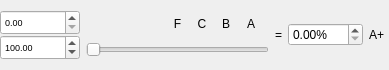
<?xml version="1.0" encoding="UTF-8"?>
<ui version="4.0">
 <class>Form</class>
 <widget class="QWidget" name="Form">
  <property name="geometry">
   <rect>
    <x>0</x>
    <y>0</y>
    <width>389</width>
    <height>70</height>
   </rect>
  </property>
  <property name="minimumSize">
   <size>
    <width>0</width>
    <height>70</height>
   </size>
  </property>
  <property name="maximumSize">
   <size>
    <width>16777215</width>
    <height>70</height>
   </size>
  </property>
  <property name="windowTitle">
   <string>Form</string>
  </property>
  <layout class="QHBoxLayout" name="horizontalLayout">
   <property name="spacing">
    <number>6</number>
   </property>
   <property name="leftMargin">
    <number>0</number>
   </property>
   <property name="topMargin">
    <number>0</number>
   </property>
   <property name="rightMargin">
    <number>0</number>
   </property>
   <property name="bottomMargin">
    <number>0</number>
   </property>
   <item>
    <layout class="QVBoxLayout" name="verticalLayout">
     <property name="spacing">
      <number>0</number>
     </property>
     <item>
      <spacer name="verticalSpacer">
       <property name="orientation">
        <enum>Qt::Vertical</enum>
       </property>
       <property name="sizeHint" stdset="0">
        <size>
         <width>20</width>
         <height>40</height>
        </size>
       </property>
      </spacer>
     </item>
     <item>
      <widget class="QDoubleSpinBox" name="doubleSpinBox_score">
       <property name="minimumSize">
        <size>
         <width>80</width>
         <height>25</height>
        </size>
       </property>
       <property name="maximumSize">
        <size>
         <width>80</width>
         <height>25</height>
        </size>
       </property>
       <property name="font">
        <font>
         <pointsize>7</pointsize>
        </font>
       </property>
       <property name="buttonSymbols">
        <enum>QAbstractSpinBox::UpDownArrows</enum>
       </property>
       <property name="accelerated">
        <bool>true</bool>
       </property>
       <property name="showGroupSeparator" stdset="0">
        <bool>false</bool>
       </property>
       <property name="maximum">
        <double>9999999.000000000000000</double>
       </property>
      </widget>
     </item>
     <item>
      <widget class="QDoubleSpinBox" name="doubleSpinBox_worth">
       <property name="minimumSize">
        <size>
         <width>80</width>
         <height>25</height>
        </size>
       </property>
       <property name="maximumSize">
        <size>
         <width>80</width>
         <height>25</height>
        </size>
       </property>
       <property name="font">
        <font>
         <pointsize>7</pointsize>
        </font>
       </property>
       <property name="accelerated">
        <bool>true</bool>
       </property>
       <property name="maximum">
        <double>999999999.000000000000000</double>
       </property>
       <property name="value">
        <double>100.000000000000000</double>
       </property>
      </widget>
     </item>
     <item>
      <spacer name="verticalSpacer_2">
       <property name="orientation">
        <enum>Qt::Vertical</enum>
       </property>
       <property name="sizeHint" stdset="0">
        <size>
         <width>20</width>
         <height>40</height>
        </size>
       </property>
      </spacer>
     </item>
    </layout>
   </item>
   <item>
    <layout class="QVBoxLayout" name="verticalLayout_2">
     <property name="spacing">
      <number>0</number>
     </property>
     <item>
      <layout class="QGridLayout" name="gridLayout">
       <item row="0" column="2">
        <widget class="QLabel" name="label_14">
         <property name="text">
          <string/>
         </property>
        </widget>
       </item>
       <item row="0" column="1">
        <widget class="QLabel" name="label_15">
         <property name="text">
          <string/>
         </property>
        </widget>
       </item>
       <item row="0" column="4">
        <widget class="QLabel" name="label_12">
         <property name="text">
          <string/>
         </property>
        </widget>
       </item>
       <item row="0" column="0">
        <widget class="QLabel" name="label_16">
         <property name="text">
          <string/>
         </property>
        </widget>
       </item>
       <item row="0" column="3">
        <widget class="QLabel" name="label_13">
         <property name="text">
          <string/>
         </property>
        </widget>
       </item>
       <item row="0" column="8">
        <widget class="QLabel" name="label_6">
         <property name="maximumSize">
          <size>
           <width>16777215</width>
           <height>20</height>
          </size>
         </property>
         <property name="text">
          <string/>
         </property>
         <property name="alignment">
          <set>Qt::AlignBottom|Qt::AlignHCenter</set>
         </property>
        </widget>
       </item>
       <item row="0" column="14">
        <widget class="QLabel" name="label">
         <property name="maximumSize">
          <size>
           <width>16777215</width>
           <height>20</height>
          </size>
         </property>
         <property name="text">
          <string/>
         </property>
         <property name="alignment">
          <set>Qt::AlignBottom|Qt::AlignHCenter</set>
         </property>
        </widget>
       </item>
       <item row="0" column="10">
        <widget class="QLabel" name="label_10">
         <property name="maximumSize">
          <size>
           <width>16777215</width>
           <height>20</height>
          </size>
         </property>
         <property name="text">
          <string/>
         </property>
         <property name="alignment">
          <set>Qt::AlignBottom|Qt::AlignHCenter</set>
         </property>
        </widget>
       </item>
       <item row="0" column="5">
        <widget class="QLabel" name="label_5">
         <property name="maximumSize">
          <size>
           <width>16777215</width>
           <height>20</height>
          </size>
         </property>
         <property name="text">
          <string/>
         </property>
         <property name="alignment">
          <set>Qt::AlignBottom|Qt::AlignHCenter</set>
         </property>
        </widget>
       </item>
       <item row="0" column="9">
        <widget class="QLabel" name="label_9">
         <property name="maximumSize">
          <size>
           <width>16777215</width>
           <height>20</height>
          </size>
         </property>
         <property name="text">
          <string>C</string>
         </property>
         <property name="alignment">
          <set>Qt::AlignBottom|Qt::AlignHCenter</set>
         </property>
        </widget>
       </item>
       <item row="0" column="13">
        <widget class="QLabel" name="label_8">
         <property name="maximumSize">
          <size>
           <width>16777215</width>
           <height>20</height>
          </size>
         </property>
         <property name="text">
          <string>A</string>
         </property>
         <property name="alignment">
          <set>Qt::AlignBottom|Qt::AlignHCenter</set>
         </property>
        </widget>
       </item>
       <item row="0" column="11">
        <widget class="QLabel" name="label_3">
         <property name="maximumSize">
          <size>
           <width>16777215</width>
           <height>20</height>
          </size>
         </property>
         <property name="text">
          <string>B</string>
         </property>
         <property name="alignment">
          <set>Qt::AlignBottom|Qt::AlignHCenter</set>
         </property>
        </widget>
       </item>
       <item row="0" column="6">
        <widget class="QLabel" name="label_4">
         <property name="maximumSize">
          <size>
           <width>16777215</width>
           <height>20</height>
          </size>
         </property>
         <property name="text">
          <string/>
         </property>
         <property name="alignment">
          <set>Qt::AlignBottom|Qt::AlignHCenter</set>
         </property>
        </widget>
       </item>
       <item row="0" column="12">
        <widget class="QLabel" name="label_2">
         <property name="maximumSize">
          <size>
           <width>16777215</width>
           <height>20</height>
          </size>
         </property>
         <property name="text">
          <string/>
         </property>
         <property name="alignment">
          <set>Qt::AlignBottom|Qt::AlignHCenter</set>
         </property>
        </widget>
       </item>
       <item row="0" column="7">
        <widget class="QLabel" name="label_7">
         <property name="maximumSize">
          <size>
           <width>16777215</width>
           <height>20</height>
          </size>
         </property>
         <property name="text">
          <string>F</string>
         </property>
         <property name="alignment">
          <set>Qt::AlignBottom|Qt::AlignHCenter</set>
         </property>
        </widget>
       </item>
      </layout>
     </item>
     <item>
      <widget class="QSlider" name="horizontalSlider">
       <property name="maximum">
        <number>100</number>
       </property>
       <property name="value">
        <number>0</number>
       </property>
       <property name="tracking">
        <bool>true</bool>
       </property>
       <property name="orientation">
        <enum>Qt::Horizontal</enum>
       </property>
       <property name="invertedAppearance">
        <bool>false</bool>
       </property>
       <property name="invertedControls">
        <bool>false</bool>
       </property>
       <property name="tickPosition">
        <enum>QSlider::NoTicks</enum>
       </property>
       <property name="tickInterval">
        <number>10</number>
       </property>
      </widget>
     </item>
    </layout>
   </item>
   <item>
    <widget class="QLabel" name="label_11">
     <property name="text">
      <string>=</string>
     </property>
    </widget>
   </item>
   <item>
    <widget class="QDoubleSpinBox" name="doubleSpinBox_percentage">
     <property name="accelerated">
      <bool>true</bool>
     </property>
     <property name="suffix">
      <string>%</string>
     </property>
     <property name="maximum">
      <double>100.000000000000000</double>
     </property>
    </widget>
   </item>
   <item>
    <widget class="QLabel" name="label_letter_grade">
     <property name="minimumSize">
      <size>
       <width>20</width>
       <height>0</height>
      </size>
     </property>
     <property name="maximumSize">
      <size>
       <width>20</width>
       <height>16777215</height>
      </size>
     </property>
     <property name="text">
      <string>A+</string>
     </property>
    </widget>
   </item>
  </layout>
 </widget>
 <tabstops>
  <tabstop>doubleSpinBox_score</tabstop>
  <tabstop>doubleSpinBox_worth</tabstop>
  <tabstop>horizontalSlider</tabstop>
  <tabstop>doubleSpinBox_percentage</tabstop>
 </tabstops>
 <resources/>
 <connections/>
</ui>
